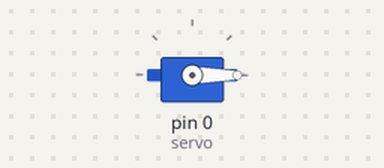
Simulated run of this sketch. Board: Arduino Uno, built with avr-gcc and run on an emulated ATmega328P. Parts: servo.

Above: at 0.05 s.
Timing chart, 0 to 4.6 s (numbered marks = the images above):
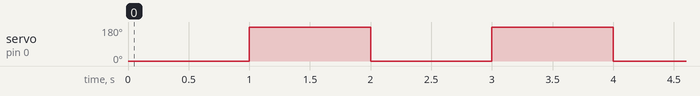

The sketch:

11_Servo_motor_ESP8266.ino
```cpp
#include <Servo.h>
Servo servo;

void setup() {
  servo.attach(0);  //D3
}

void loop() {
  servo.write(0);
  delay(1000);
  servo.write(180);
  delay(1000);
}
```

Measured:
- by itself, servo on pin 0 (servo): alternates 180° for 1.0 s and 0° for 1.0 s
